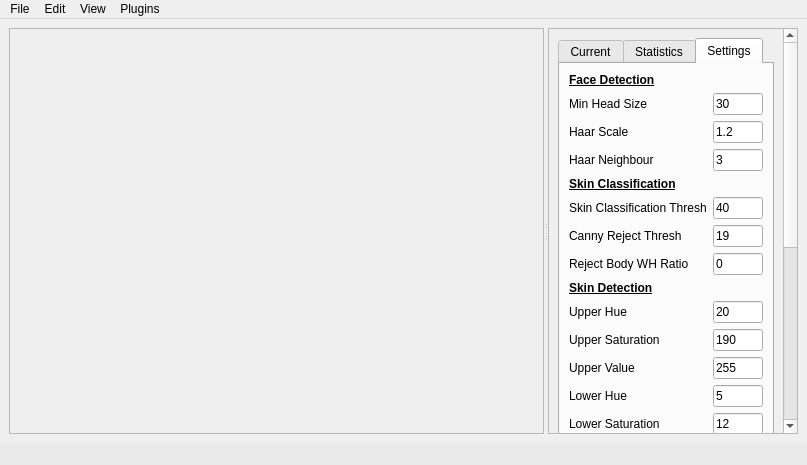
<?xml version="1.0" encoding="UTF-8"?>
<ui version="4.0">
 <class>MainUI</class>
 <widget class="QMainWindow" name="MainUI">
  <property name="geometry">
   <rect>
    <x>0</x>
    <y>0</y>
    <width>807</width>
    <height>465</height>
   </rect>
  </property>
  <property name="windowTitle">
   <string>Tom's Image Analysis System - v0.01a</string>
  </property>
  <property name="windowIcon">
   <iconset resource="resources.qrc">
    <normaloff>:/TomsImageAnalyser/TolmTasy</normaloff>:/TomsImageAnalyser/TolmTasy</iconset>
  </property>
  <widget class="QWidget" name="centralwidget">
   <layout class="QHBoxLayout" name="horizontalLayout">
    <item>
     <widget class="QSplitter" name="splitter">
      <property name="orientation">
       <enum>Qt::Horizontal</enum>
      </property>
      <widget class="QScrollArea" name="scrollArea">
       <property name="widgetResizable">
        <bool>true</bool>
       </property>
       <widget class="QWidget" name="LeftPanel">
        <property name="geometry">
         <rect>
          <x>0</x>
          <y>0</y>
          <width>532</width>
          <height>404</height>
         </rect>
        </property>
        <layout class="QHBoxLayout" name="horizontalLayout_4">
         <item>
          <widget class="QStackedWidget" name="Stack">
           <property name="currentIndex">
            <number>1</number>
           </property>
           <widget class="QWidget" name="page_6">
            <layout class="QVBoxLayout" name="verticalLayout_2">
             <item>
              <spacer name="verticalSpacer_2">
               <property name="orientation">
                <enum>Qt::Vertical</enum>
               </property>
               <property name="sizeHint" stdset="0">
                <size>
                 <width>20</width>
                 <height>164</height>
                </size>
               </property>
              </spacer>
             </item>
             <item>
              <layout class="QHBoxLayout" name="horizontalLayout_9">
               <item>
                <spacer name="horizontalSpacer_3">
                 <property name="orientation">
                  <enum>Qt::Horizontal</enum>
                 </property>
                 <property name="sizeHint" stdset="0">
                  <size>
                   <width>40</width>
                   <height>20</height>
                  </size>
                 </property>
                </spacer>
               </item>
               <item>
                <layout class="QVBoxLayout" name="verticalLayout_3">
                 <item alignment="Qt::AlignHCenter|Qt::AlignVCenter">
                  <widget class="QLabel" name="Loader">
                   <property name="text">
                    <string/>
                   </property>
                  </widget>
                 </item>
                 <item>
                  <widget class="QLabel" name="UpdateLabel">
                   <property name="font">
                    <font>
                     <pointsize>14</pointsize>
                    </font>
                   </property>
                   <property name="text">
                    <string/>
                   </property>
                  </widget>
                 </item>
                </layout>
               </item>
               <item>
                <spacer name="horizontalSpacer_2">
                 <property name="orientation">
                  <enum>Qt::Horizontal</enum>
                 </property>
                 <property name="sizeHint" stdset="0">
                  <size>
                   <width>40</width>
                   <height>20</height>
                  </size>
                 </property>
                </spacer>
               </item>
              </layout>
             </item>
             <item>
              <spacer name="verticalSpacer_3">
               <property name="orientation">
                <enum>Qt::Vertical</enum>
               </property>
               <property name="sizeHint" stdset="0">
                <size>
                 <width>20</width>
                 <height>164</height>
                </size>
               </property>
              </spacer>
             </item>
            </layout>
           </widget>
           <widget class="QWidget" name="FlowPage">
            <layout class="QHBoxLayout" name="horizontalLayout_8">
             <item>
              <widget class="QWidget" name="FlowHolder" native="true">
               <property name="autoFillBackground">
                <bool>false</bool>
               </property>
               <property name="styleSheet">
                <string notr="true"/>
               </property>
              </widget>
             </item>
            </layout>
           </widget>
          </widget>
         </item>
        </layout>
       </widget>
      </widget>
      <widget class="QScrollArea" name="scrollArea_2">
       <property name="minimumSize">
        <size>
         <width>200</width>
         <height>0</height>
        </size>
       </property>
       <property name="maximumSize">
        <size>
         <width>250</width>
         <height>16777215</height>
        </size>
       </property>
       <property name="widgetResizable">
        <bool>true</bool>
       </property>
       <widget class="QWidget" name="scrollAreaWidgetContents_3">
        <property name="geometry">
         <rect>
          <x>0</x>
          <y>-165</y>
          <width>231</width>
          <height>754</height>
         </rect>
        </property>
        <property name="minimumSize">
         <size>
          <width>100</width>
          <height>0</height>
         </size>
        </property>
        <property name="maximumSize">
         <size>
          <width>400</width>
          <height>16777215</height>
         </size>
        </property>
        <layout class="QHBoxLayout" name="horizontalLayout_2">
         <item>
          <widget class="QTabWidget" name="tabWidget">
           <property name="currentIndex">
            <number>2</number>
           </property>
           <widget class="QWidget" name="tab">
            <attribute name="title">
             <string>Current</string>
            </attribute>
            <layout class="QVBoxLayout" name="verticalLayout">
             <item>
              <layout class="QHBoxLayout" name="horizontalLayout_3">
               <item>
                <widget class="QLabel" name="label_2">
                 <property name="maximumSize">
                  <size>
                   <width>15</width>
                   <height>15</height>
                  </size>
                 </property>
                 <property name="text">
                  <string/>
                 </property>
                 <property name="pixmap">
                  <pixmap resource="resources.qrc">:/TomsImageAnalyser/filter</pixmap>
                 </property>
                 <property name="scaledContents">
                  <bool>true</bool>
                 </property>
                </widget>
               </item>
               <item>
                <widget class="QLabel" name="label">
                 <property name="font">
                  <font>
                   <pointsize>12</pointsize>
                  </font>
                 </property>
                 <property name="text">
                  <string>&lt;html&gt;&lt;head/&gt;&lt;body&gt;&lt;p&gt;Tag Filter&lt;/p&gt;&lt;/body&gt;&lt;/html&gt;</string>
                 </property>
                </widget>
               </item>
              </layout>
             </item>
             <item>
              <widget class="QListWidget" name="listWidget">
               <property name="alternatingRowColors">
                <bool>false</bool>
               </property>
               <property name="selectionMode">
                <enum>QAbstractItemView::SingleSelection</enum>
               </property>
               <property name="selectionBehavior">
                <enum>QAbstractItemView::SelectRows</enum>
               </property>
               <property name="iconSize">
                <size>
                 <width>20</width>
                 <height>20</height>
                </size>
               </property>
               <property name="viewMode">
                <enum>QListView::ListMode</enum>
               </property>
               <item>
                <property name="text">
                 <string>Known Bad File</string>
                </property>
                <property name="checkState">
                 <enum>Checked</enum>
                </property>
                <property name="icon">
                 <iconset>
                  <normalon>:/TomsImageAnalyser/kff_flag</normalon>
                 </iconset>
                </property>
               </item>
               <item>
                <property name="text">
                 <string>Skin Analysis</string>
                </property>
                <property name="checkState">
                 <enum>Checked</enum>
                </property>
                <property name="icon">
                 <iconset>
                  <normalon>:/TomsImageAnalyser/skin_flag</normalon>
                 </iconset>
                </property>
               </item>
               <item>
                <property name="text">
                 <string>Face Detection</string>
                </property>
                <property name="checkState">
                 <enum>Checked</enum>
                </property>
                <property name="icon">
                 <iconset>
                  <normalon>:/TomsImageAnalyser/face_flag</normalon>
                 </iconset>
                </property>
               </item>
               <item>
                <property name="text">
                 <string>Contains Meta</string>
                </property>
                <property name="checkState">
                 <enum>Checked</enum>
                </property>
                <property name="icon">
                 <iconset>
                  <normalon>:/TomsImageAnalyser/meta_flag</normalon>
                 </iconset>
                </property>
               </item>
               <item>
                <property name="text">
                 <string>Small Size</string>
                </property>
                <property name="checkState">
                 <enum>Unchecked</enum>
                </property>
                <property name="icon">
                 <iconset>
                  <normalon>:/TomsImageAnalyser/small_flag</normalon>
                 </iconset>
                </property>
               </item>
               <item>
                <property name="text">
                 <string>Known Good File</string>
                </property>
                <property name="checkState">
                 <enum>Unchecked</enum>
                </property>
                <property name="icon">
                 <iconset>
                  <normalon>:/TomsImageAnalyser/good_flag</normalon>
                 </iconset>
                </property>
               </item>
              </widget>
             </item>
             <item>
              <layout class="QHBoxLayout" name="horizontalLayout_5">
               <item>
                <spacer name="horizontalSpacer">
                 <property name="orientation">
                  <enum>Qt::Horizontal</enum>
                 </property>
                 <property name="sizeHint" stdset="0">
                  <size>
                   <width>40</width>
                   <height>20</height>
                  </size>
                 </property>
                </spacer>
               </item>
               <item>
                <widget class="QToolButton" name="Up">
                 <property name="text">
                  <string>...</string>
                 </property>
                 <property name="arrowType">
                  <enum>Qt::UpArrow</enum>
                 </property>
                </widget>
               </item>
               <item>
                <widget class="QToolButton" name="Down">
                 <property name="text">
                  <string>...</string>
                 </property>
                 <property name="arrowType">
                  <enum>Qt::DownArrow</enum>
                 </property>
                </widget>
               </item>
              </layout>
             </item>
             <item>
              <widget class="Line" name="line">
               <property name="orientation">
                <enum>Qt::Horizontal</enum>
               </property>
              </widget>
             </item>
             <item>
              <layout class="QHBoxLayout" name="horizontalLayout_6">
               <item>
                <widget class="QLabel" name="label_6">
                 <property name="maximumSize">
                  <size>
                   <width>15</width>
                   <height>15</height>
                  </size>
                 </property>
                 <property name="text">
                  <string/>
                 </property>
                 <property name="pixmap">
                  <pixmap resource="resources.qrc">:/TomsImageAnalyser/picture</pixmap>
                 </property>
                 <property name="scaledContents">
                  <bool>true</bool>
                 </property>
                </widget>
               </item>
               <item>
                <widget class="QLabel" name="label_7">
                 <property name="font">
                  <font>
                   <pointsize>12</pointsize>
                  </font>
                 </property>
                 <property name="text">
                  <string>&lt;html&gt;&lt;head/&gt;&lt;body&gt;&lt;p&gt;Image Details&lt;/p&gt;&lt;/body&gt;&lt;/html&gt;</string>
                 </property>
                </widget>
               </item>
              </layout>
             </item>
             <item>
              <layout class="QFormLayout" name="formLayout">
               <item row="1" column="0">
                <widget class="QLabel" name="label_3">
                 <property name="text">
                  <string>Image ID:</string>
                 </property>
                </widget>
               </item>
               <item row="1" column="1">
                <widget class="QLabel" name="L_ID">
                 <property name="minimumSize">
                  <size>
                   <width>0</width>
                   <height>0</height>
                  </size>
                 </property>
                 <property name="text">
                  <string/>
                 </property>
                </widget>
               </item>
               <item row="2" column="0">
                <widget class="QLabel" name="label_4">
                 <property name="text">
                  <string>Path:</string>
                 </property>
                </widget>
               </item>
               <item row="2" column="1">
                <widget class="QLabel" name="L_Path">
                 <property name="minimumSize">
                  <size>
                   <width>0</width>
                   <height>50</height>
                  </size>
                 </property>
                 <property name="text">
                  <string/>
                 </property>
                 <property name="wordWrap">
                  <bool>true</bool>
                 </property>
                </widget>
               </item>
               <item row="3" column="0">
                <widget class="QLabel" name="label_5">
                 <property name="text">
                  <string>File Size:</string>
                 </property>
                </widget>
               </item>
               <item row="3" column="1">
                <widget class="QLabel" name="L_FS">
                 <property name="text">
                  <string/>
                 </property>
                </widget>
               </item>
               <item row="4" column="0">
                <widget class="QLabel" name="label_9">
                 <property name="text">
                  <string>Modified:</string>
                 </property>
                </widget>
               </item>
               <item row="4" column="1">
                <widget class="QLabel" name="L_M">
                 <property name="text">
                  <string/>
                 </property>
                </widget>
               </item>
               <item row="5" column="0">
                <widget class="QLabel" name="label_14">
                 <property name="text">
                  <string>Accessed:</string>
                 </property>
                </widget>
               </item>
               <item row="5" column="1">
                <widget class="QLabel" name="L_A">
                 <property name="text">
                  <string/>
                 </property>
                </widget>
               </item>
               <item row="6" column="0">
                <widget class="QLabel" name="label_13">
                 <property name="text">
                  <string>Created:</string>
                 </property>
                </widget>
               </item>
               <item row="6" column="1">
                <widget class="QLabel" name="L_C">
                 <property name="text">
                  <string/>
                 </property>
                </widget>
               </item>
               <item row="7" column="0">
                <widget class="QLabel" name="label_12">
                 <property name="text">
                  <string>Height:</string>
                 </property>
                </widget>
               </item>
               <item row="8" column="0">
                <widget class="QLabel" name="label_11">
                 <property name="text">
                  <string>Width:</string>
                 </property>
                </widget>
               </item>
               <item row="7" column="1">
                <widget class="QLabel" name="L_Height">
                 <property name="text">
                  <string/>
                 </property>
                </widget>
               </item>
               <item row="8" column="1">
                <widget class="QLabel" name="L_Width">
                 <property name="text">
                  <string/>
                 </property>
                </widget>
               </item>
               <item row="9" column="0">
                <widget class="QLabel" name="label_18">
                 <property name="text">
                  <string>MD5:</string>
                 </property>
                </widget>
               </item>
               <item row="9" column="1">
                <widget class="QLabel" name="L_MD5">
                 <property name="text">
                  <string/>
                 </property>
                 <property name="textInteractionFlags">
                  <set>Qt::LinksAccessibleByMouse|Qt::TextSelectableByMouse</set>
                 </property>
                </widget>
               </item>
              </layout>
             </item>
             <item>
              <widget class="Line" name="line_2">
               <property name="orientation">
                <enum>Qt::Horizontal</enum>
               </property>
              </widget>
             </item>
             <item>
              <layout class="QHBoxLayout" name="horizontalLayout_7">
               <item>
                <widget class="QLabel" name="label_8">
                 <property name="maximumSize">
                  <size>
                   <width>15</width>
                   <height>15</height>
                  </size>
                 </property>
                 <property name="text">
                  <string/>
                 </property>
                 <property name="pixmap">
                  <pixmap resource="resources.qrc">:/TomsImageAnalyser/meta_flag</pixmap>
                 </property>
                 <property name="scaledContents">
                  <bool>true</bool>
                 </property>
                </widget>
               </item>
               <item>
                <widget class="QLabel" name="label_10">
                 <property name="font">
                  <font>
                   <pointsize>12</pointsize>
                  </font>
                 </property>
                 <property name="text">
                  <string>&lt;html&gt;&lt;head/&gt;&lt;body&gt;&lt;p&gt;Meta Data&lt;/p&gt;&lt;/body&gt;&lt;/html&gt;</string>
                 </property>
                </widget>
               </item>
              </layout>
             </item>
             <item>
              <layout class="QFormLayout" name="formLayout_2">
               <item row="1" column="0">
                <widget class="QLabel" name="label_15">
                 <property name="text">
                  <string>Camera:</string>
                 </property>
                </widget>
               </item>
               <item row="1" column="1">
                <widget class="QLabel" name="L_Camera">
                 <property name="minimumSize">
                  <size>
                   <width>0</width>
                   <height>0</height>
                  </size>
                 </property>
                 <property name="text">
                  <string/>
                 </property>
                 <property name="wordWrap">
                  <bool>true</bool>
                 </property>
                </widget>
               </item>
               <item row="2" column="0">
                <widget class="QLabel" name="label_16">
                 <property name="text">
                  <string>Description:</string>
                 </property>
                </widget>
               </item>
               <item row="2" column="1">
                <widget class="QLabel" name="L_Descript">
                 <property name="minimumSize">
                  <size>
                   <width>0</width>
                   <height>50</height>
                  </size>
                 </property>
                 <property name="text">
                  <string/>
                 </property>
                 <property name="wordWrap">
                  <bool>true</bool>
                 </property>
                </widget>
               </item>
               <item row="3" column="0">
                <widget class="QLabel" name="label_17">
                 <property name="text">
                  <string>Editing Software:</string>
                 </property>
                </widget>
               </item>
               <item row="3" column="1">
                <widget class="QLabel" name="L_Editor">
                 <property name="text">
                  <string/>
                 </property>
                 <property name="wordWrap">
                  <bool>true</bool>
                 </property>
                </widget>
               </item>
               <item row="4" column="0">
                <widget class="QLabel" name="Copyright">
                 <property name="text">
                  <string>Copyright:</string>
                 </property>
                </widget>
               </item>
               <item row="4" column="1">
                <widget class="QLabel" name="L_Copyright">
                 <property name="text">
                  <string/>
                 </property>
                 <property name="wordWrap">
                  <bool>true</bool>
                 </property>
                </widget>
               </item>
               <item row="5" column="0">
                <widget class="QLabel" name="label_19">
                 <property name="text">
                  <string>File Time:</string>
                 </property>
                </widget>
               </item>
               <item row="5" column="1">
                <widget class="QLabel" name="L_FileTime">
                 <property name="text">
                  <string/>
                 </property>
                 <property name="wordWrap">
                  <bool>true</bool>
                 </property>
                </widget>
               </item>
               <item row="6" column="0">
                <widget class="QLabel" name="label_20">
                 <property name="text">
                  <string>Time Analogue:</string>
                 </property>
                </widget>
               </item>
               <item row="6" column="1">
                <widget class="QLabel" name="L_AnTime">
                 <property name="text">
                  <string/>
                 </property>
                 <property name="wordWrap">
                  <bool>true</bool>
                 </property>
                </widget>
               </item>
               <item row="7" column="0">
                <widget class="QLabel" name="label_21">
                 <property name="text">
                  <string>Time Digitised:</string>
                 </property>
                </widget>
               </item>
               <item row="8" column="0">
                <widget class="QLabel" name="label_22">
                 <property name="text">
                  <string>Geographic 
Data: </string>
                 </property>
                 <property name="wordWrap">
                  <bool>true</bool>
                 </property>
                </widget>
               </item>
               <item row="7" column="1">
                <widget class="QLabel" name="L_DiTime">
                 <property name="text">
                  <string/>
                 </property>
                 <property name="wordWrap">
                  <bool>true</bool>
                 </property>
                </widget>
               </item>
               <item row="8" column="1">
                <widget class="QLabel" name="L_Long">
                 <property name="text">
                  <string/>
                 </property>
                 <property name="wordWrap">
                  <bool>true</bool>
                 </property>
                </widget>
               </item>
               <item row="9" column="1">
                <widget class="QLabel" name="L_Lat">
                 <property name="text">
                  <string/>
                 </property>
                 <property name="wordWrap">
                  <bool>true</bool>
                 </property>
                </widget>
               </item>
               <item row="10" column="1">
                <widget class="QLabel" name="L_Alt">
                 <property name="text">
                  <string/>
                 </property>
                 <property name="wordWrap">
                  <bool>true</bool>
                 </property>
                </widget>
               </item>
               <item row="11" column="1">
                <widget class="QLabel" name="L_Map">
                 <property name="text">
                  <string/>
                 </property>
                 <property name="wordWrap">
                  <bool>true</bool>
                 </property>
                </widget>
               </item>
              </layout>
             </item>
             <item>
              <spacer name="verticalSpacer">
               <property name="orientation">
                <enum>Qt::Vertical</enum>
               </property>
               <property name="sizeHint" stdset="0">
                <size>
                 <width>20</width>
                 <height>40</height>
                </size>
               </property>
              </spacer>
             </item>
            </layout>
           </widget>
           <widget class="QWidget" name="Statistics">
            <attribute name="title">
             <string>Statistics</string>
            </attribute>
            <layout class="QFormLayout" name="formLayout_4">
             <item row="0" column="0">
              <widget class="QLabel" name="label_40">
               <property name="text">
                <string>Total number of images</string>
               </property>
              </widget>
             </item>
             <item row="0" column="1">
              <widget class="QLabel" name="Stat_Tot">
               <property name="text">
                <string>0</string>
               </property>
              </widget>
             </item>
             <item row="1" column="0">
              <widget class="Line" name="line_3">
               <property name="orientation">
                <enum>Qt::Horizontal</enum>
               </property>
              </widget>
             </item>
             <item row="2" column="0">
              <widget class="QLabel" name="label_38">
               <property name="text">
                <string>Number of Skin Flags</string>
               </property>
              </widget>
             </item>
             <item row="2" column="1">
              <widget class="QLabel" name="Stat_SkinCount">
               <property name="text">
                <string>0</string>
               </property>
              </widget>
             </item>
             <item row="3" column="0">
              <widget class="QLabel" name="label_39">
               <property name="text">
                <string>Percentage of Skin Flags</string>
               </property>
              </widget>
             </item>
             <item row="3" column="1">
              <widget class="QLabel" name="Stat_SkinPerc">
               <property name="text">
                <string>0%</string>
               </property>
              </widget>
             </item>
             <item row="4" column="0">
              <widget class="Line" name="line_4">
               <property name="orientation">
                <enum>Qt::Horizontal</enum>
               </property>
              </widget>
             </item>
             <item row="5" column="0">
              <widget class="QLabel" name="label_41">
               <property name="text">
                <string>Number of Face Flags</string>
               </property>
              </widget>
             </item>
             <item row="5" column="1">
              <widget class="QLabel" name="Stat_FaceTot">
               <property name="text">
                <string>0</string>
               </property>
              </widget>
             </item>
             <item row="6" column="0">
              <widget class="QLabel" name="label_42">
               <property name="text">
                <string>Percentage of Face Flags</string>
               </property>
              </widget>
             </item>
             <item row="6" column="1">
              <widget class="QLabel" name="Stat_FacePerc">
               <property name="text">
                <string>0%</string>
               </property>
              </widget>
             </item>
             <item row="7" column="0">
              <widget class="QPushButton" name="pushButton_4">
               <property name="text">
                <string>Refresh</string>
               </property>
              </widget>
             </item>
            </layout>
           </widget>
           <widget class="QWidget" name="tab_2">
            <attribute name="title">
             <string>Settings</string>
            </attribute>
            <layout class="QVBoxLayout" name="verticalLayout_4">
             <item>
              <layout class="QFormLayout" name="formLayout_3">
               <item row="8" column="0">
                <widget class="QLabel" name="label_23">
                 <property name="text">
                  <string>Skin Classification Thresh</string>
                 </property>
                </widget>
               </item>
               <item row="8" column="1">
                <widget class="QLineEdit" name="SkinTh">
                 <property name="text">
                  <string>40</string>
                 </property>
                </widget>
               </item>
               <item row="9" column="0">
                <widget class="QLabel" name="label_30">
                 <property name="text">
                  <string>Canny Reject Thresh</string>
                 </property>
                </widget>
               </item>
               <item row="10" column="0">
                <widget class="QLabel" name="label_31">
                 <property name="text">
                  <string>Reject Body WH Ratio</string>
                 </property>
                </widget>
               </item>
               <item row="10" column="1">
                <widget class="QLineEdit" name="RatioTh">
                 <property name="text">
                  <string>0</string>
                 </property>
                </widget>
               </item>
               <item row="12" column="0">
                <widget class="QLabel" name="label_24">
                 <property name="text">
                  <string>Upper Hue</string>
                 </property>
                </widget>
               </item>
               <item row="12" column="1">
                <widget class="QLineEdit" name="Uh">
                 <property name="text">
                  <string>20</string>
                 </property>
                </widget>
               </item>
               <item row="13" column="0">
                <widget class="QLabel" name="label_25">
                 <property name="text">
                  <string>Upper Saturation</string>
                 </property>
                </widget>
               </item>
               <item row="13" column="1">
                <widget class="QLineEdit" name="Us">
                 <property name="text">
                  <string>190</string>
                 </property>
                </widget>
               </item>
               <item row="14" column="0">
                <widget class="QLabel" name="label_26">
                 <property name="text">
                  <string>Upper Value </string>
                 </property>
                </widget>
               </item>
               <item row="14" column="1">
                <widget class="QLineEdit" name="Uv">
                 <property name="text">
                  <string>255</string>
                 </property>
                </widget>
               </item>
               <item row="15" column="0">
                <widget class="QLabel" name="label_27">
                 <property name="text">
                  <string>Lower Hue</string>
                 </property>
                </widget>
               </item>
               <item row="15" column="1">
                <widget class="QLineEdit" name="Lh">
                 <property name="text">
                  <string>5</string>
                 </property>
                </widget>
               </item>
               <item row="16" column="0">
                <widget class="QLabel" name="label_28">
                 <property name="text">
                  <string>Lower Saturation</string>
                 </property>
                </widget>
               </item>
               <item row="16" column="1">
                <widget class="QLineEdit" name="Ls">
                 <property name="text">
                  <string>12</string>
                 </property>
                </widget>
               </item>
               <item row="17" column="0">
                <widget class="QLabel" name="label_29">
                 <property name="text">
                  <string>Lower Value</string>
                 </property>
                </widget>
               </item>
               <item row="9" column="1">
                <widget class="QLineEdit" name="CannyTh">
                 <property name="text">
                  <string>19</string>
                 </property>
                </widget>
               </item>
               <item row="17" column="1">
                <widget class="QLineEdit" name="Lv">
                 <property name="text">
                  <string>60</string>
                 </property>
                </widget>
               </item>
               <item row="11" column="0">
                <widget class="QLabel" name="label_32">
                 <property name="font">
                  <font>
                   <weight>75</weight>
                   <bold>true</bold>
                   <underline>true</underline>
                  </font>
                 </property>
                 <property name="text">
                  <string>Skin Detection</string>
                 </property>
                </widget>
               </item>
               <item row="7" column="0">
                <widget class="QLabel" name="label_33">
                 <property name="font">
                  <font>
                   <weight>75</weight>
                   <bold>true</bold>
                   <underline>true</underline>
                  </font>
                 </property>
                 <property name="text">
                  <string>Skin Classification</string>
                 </property>
                </widget>
               </item>
               <item row="6" column="0">
                <widget class="QLabel" name="label_34">
                 <property name="text">
                  <string>Haar Neighbour</string>
                 </property>
                </widget>
               </item>
               <item row="6" column="1">
                <widget class="QLineEdit" name="FaceNe">
                 <property name="text">
                  <string>3</string>
                 </property>
                </widget>
               </item>
               <item row="5" column="0">
                <widget class="QLabel" name="label_35">
                 <property name="text">
                  <string>Haar Scale</string>
                 </property>
                </widget>
               </item>
               <item row="5" column="1">
                <widget class="QLineEdit" name="FaceScale">
                 <property name="text">
                  <string>1.2</string>
                 </property>
                </widget>
               </item>
               <item row="4" column="0">
                <widget class="QLabel" name="label_36">
                 <property name="text">
                  <string>Min Head Size</string>
                 </property>
                </widget>
               </item>
               <item row="4" column="1">
                <widget class="QLineEdit" name="FaceMin">
                 <property name="text">
                  <string>30</string>
                 </property>
                </widget>
               </item>
               <item row="3" column="0">
                <widget class="QLabel" name="label_37">
                 <property name="font">
                  <font>
                   <weight>75</weight>
                   <bold>true</bold>
                   <underline>true</underline>
                  </font>
                 </property>
                 <property name="text">
                  <string>Face Detection</string>
                 </property>
                </widget>
               </item>
              </layout>
             </item>
             <item>
              <widget class="QGroupBox" name="groupBox">
               <property name="title">
                <string>Skin Detection Algorithm</string>
               </property>
               <layout class="QVBoxLayout" name="verticalLayout_5">
                <item>
                 <widget class="QRadioButton" name="SkinRadSlow">
                  <property name="text">
                   <string>Platzer et al. (Slow)</string>
                  </property>
                  <property name="checked">
                   <bool>false</bool>
                  </property>
                 </widget>
                </item>
                <item>
                 <widget class="QRadioButton" name="SkinRadFast">
                  <property name="text">
                   <string>HSV Thresholding (Fast)</string>
                  </property>
                  <property name="checked">
                   <bool>true</bool>
                  </property>
                 </widget>
                </item>
               </layout>
              </widget>
             </item>
             <item>
              <widget class="QPushButton" name="pushButton_2">
               <property name="text">
                <string>Directory Select</string>
               </property>
              </widget>
             </item>
             <item>
              <widget class="QPushButton" name="pushButton_3">
               <property name="text">
                <string>Refresh Layout</string>
               </property>
              </widget>
             </item>
             <item>
              <widget class="QPushButton" name="pushButton">
               <property name="text">
                <string>Purge Database</string>
               </property>
              </widget>
             </item>
             <item>
              <spacer name="verticalSpacer_4">
               <property name="orientation">
                <enum>Qt::Vertical</enum>
               </property>
               <property name="sizeHint" stdset="0">
                <size>
                 <width>20</width>
                 <height>40</height>
                </size>
               </property>
              </spacer>
             </item>
            </layout>
           </widget>
          </widget>
         </item>
        </layout>
       </widget>
      </widget>
     </widget>
    </item>
   </layout>
  </widget>
  <widget class="QMenuBar" name="menubar">
   <property name="geometry">
    <rect>
     <x>0</x>
     <y>0</y>
     <width>807</width>
     <height>21</height>
    </rect>
   </property>
   <widget class="QMenu" name="menuFile">
    <property name="title">
     <string>File</string>
    </property>
   </widget>
   <widget class="QMenu" name="menuEdit">
    <property name="title">
     <string>Edit</string>
    </property>
   </widget>
   <widget class="QMenu" name="menuView">
    <property name="title">
     <string>View</string>
    </property>
   </widget>
   <widget class="QMenu" name="menuPlugins">
    <property name="title">
     <string>Plugins</string>
    </property>
   </widget>
   <addaction name="menuFile"/>
   <addaction name="menuEdit"/>
   <addaction name="menuView"/>
   <addaction name="menuPlugins"/>
  </widget>
  <widget class="QStatusBar" name="statusbar">
   <property name="styleSheet">
    <string notr="true">background-color: rgb(234, 234, 234);</string>
   </property>
  </widget>
 </widget>
 <resources>
  <include location="resources.qrc"/>
 </resources>
 <connections/>
</ui>
